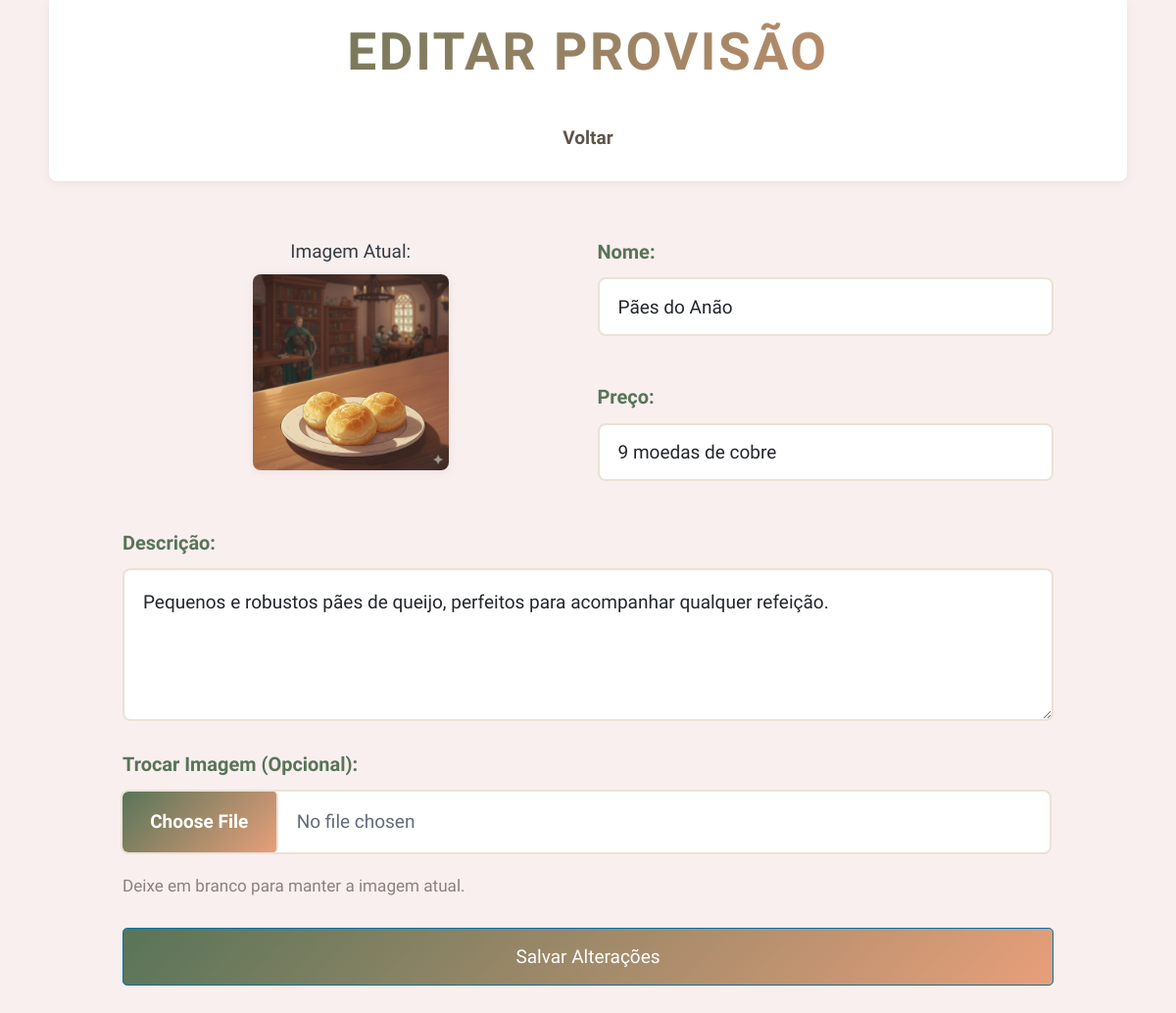
The page /editar.php?id=3 (signed in) on the database its author committed.
### tables this page shows
CREATE TABLE IF NOT EXISTS cardapio (
    id INT AUTO_INCREMENT PRIMARY KEY,
    imagem VARCHAR(255),
    item VARCHAR(100),
    descricao TEXT,
    preco VARCHAR(50)
);

### editar.php (the view, shortened to what this page needs)
<?php
include 'conexao.php';
$id = $_GET['id'];
$id = mysqli_real_escape_string($conn, $id);
$sql = "SELECT * FROM cardapio WHERE id = $id";
$result = mysqli_query($conn, $sql);
$row = mysqli_fetch_assoc($result);
?>
<!DOCTYPE html>
<html lang="pt-br">
<head>
    <link rel="stylesheet" href="pico.css">
    <link rel="stylesheet" href="estilos.css">
</head>
<body>
    <header>
        <h1>Editar Provisão</h1>
        <nav><a href="admin.php">Voltar</a></nav>
    </header>
    <main class="container">
        <form action="processa_editar.php" method="POST" enctype="multipart/form-data">
            <div class="grid">
                <div style="text-align: center; margin-bottom: 20px;">
                    <label>Imagem Atual:</label>
                    <img src="<?php echo $row['imagem']; ?>" alt="Foto atual" style="max-height: 200px; border-radius: 8px; box-shadow: var(--sombra-pequena);">
                </div>
                <div>
                    <div class="form-group">
                        <label for="item">Nome:</label>
                        <input type="text" name="item" value="<?php echo $row['item']; ?>" required>
                    </div>
                    <div class="form-group">
                        <label for="preco">Preço:</label>
                        <input type="text" name="preco" value="<?php echo $row['preco']; ?>" required>
                    </div>
                </div>
            </div>
            <div class="form-group">
                <label for="descricao">Descrição:</label>
                <textarea name="descricao" required rows="4"><?php echo $row['descricao']; ?></textarea>
            </div>
            <div class="form-group">
                <label for="imagem">Trocar Imagem (Opcional):</label>
                <input type="file" name="imagem" accept="image/*">
                <small>Deixe em branco para manter a imagem atual.</small>
            </div>
            <button type="submit">Salvar Alterações</button>
        </form>
    </main>
</body>
</html>

### estilos.css (style rules this page uses)
:root { --cor-fundo: #F9EFEF; --cor-texto: #5D544C; --cor-titulo: #587458; --cor-destaque: #E89F7A; --cor-borda-suave: #EAE2D6; --cor-fundo-container: #FFFFFF; --cor-sombra: rgba(88, 116, 88, 0.1); --cor-hover: #D88E69; --cor-sucesso: #6B9B7A; --cor-erro: #C85A54; --fonte-principal: 'Mali', cursive; --fonte-titulo: 'IM Fell English SC', serif; --espacamento-xs: 0.25rem; --espacamento-sm: 0.5rem; --espacamento-md: 1rem; --espacamento-lg: 1.5rem; --espacamento-xl: 2rem; --transicao-rapida: 0.2s ease; --transicao-media: 0.3s ease; --transicao-lenta: 0.5s ease; --border-radius: 8px; --sombra-pequena: 0 2px 8px var(--cor-sombra); --sombra-media: 0 4px 16px var(--cor-sombra); --sombra-grande: 0 8px 24px var(--cor-sombra); }
html { font-family: var(--fonte-principal); color: var(--cor-texto); scroll-behavior: smooth; }
body { font-family: var(--fonte-principal); color: var(--cor-texto); background-color: var(--cor-fundo); min-height: 100vh; transition: background-color var(--transicao-media); line-height: 1.6; }
h1, h2, h3, h4, h5, h6 { font-family: var(--fonte-titulo); color: var(--cor-titulo); font-weight: 600; line-height: 1.3; margin-bottom: var(--espacamento-md); text-shadow: 0 1px 2px rgba(0, 0, 0, 0.05); }
h1 { font-size: 2.5rem; }
header h1 { font-family: var(--fonte-titulo); font-size: 2.8rem; letter-spacing: 0.05em; text-transform: uppercase; background: linear-gradient(135deg, var(--cor-titulo) 0%, var(--cor-destaque) 100%); -webkit-background-clip: text; -webkit-text-fill-color: transparent; background-clip: text; animation: fadeInDown 0.6s ease; }
main, header, footer { width: 100%; max-width: 1100px; margin: 0 auto; padding: var(--espacamento-lg); box-sizing: border-box; animation: fadeIn 0.5s ease; }
header { text-align: center; padding: var(--espacamento-xl) var(--espacamento-lg); background: var(--cor-fundo-container); box-shadow: var(--sombra-pequena); margin-bottom: var(--espacamento-xl); border-radius: 0 0 var(--border-radius) var(--border-radius); }
nav { display: flex; justify-content: center; align-items: center; flex-wrap: wrap; gap: var(--espacamento-sm); margin-top: var(--espacamento-lg); }
nav a { padding: var(--espacamento-sm) var(--espacamento-md); text-decoration: none; color: var(--cor-texto); font-weight: 600; border-radius: var(--border-radius); transition: all var(--transicao-rapida); position: relative; overflow: hidden; }
nav a::before { content: ''; position: absolute; bottom: 0; left: 50%; width: 0; height: 2px; background: var(--cor-destaque); transition: all var(--transicao-rapida); transform: translateX(-50%); }
.form-group { margin-bottom: var(--espacamento-lg); animation: fadeInUp 0.5s ease; }
.form-group label { display: block; margin-bottom: var(--espacamento-sm); color: var(--cor-titulo); font-weight: 600; font-size: 1.05rem; }
.form-group input, .form-group textarea, .form-group select { width: 100%; padding: var(--espacamento-md); border: 2px solid var(--cor-borda-suave); border-radius: var(--border-radius); font-family: var(--fonte-principal); transition: all var(--transicao-rapida); background: var(--cor-fundo-container); font-size: 1rem; }
.form-group textarea { min-height: 150px; resize: vertical; }
.form-group small { display: block; margin-top: var(--espacamento-xs); color: var(--cor-texto); opacity: 0.7; font-size: 0.9rem; }
button, [role="button"], input[type="submit"] { background: linear-gradient(135deg, var(--cor-titulo) 0%, var(--cor-destaque) 100%); color: white; padding: var(--espacamento-md) var(--espacamento-xl); border: none; border-radius: var(--border-radius); font-family: var(--fonte-principal); font-weight: 600; font-size: 1rem; cursor: pointer; transition: all var(--transicao-rapida); box-shadow: var(--sombra-pequena); position: relative; overflow: hidden; }
button::before { content: ''; position: absolute; top: 50%; left: 50%; width: 0; height: 0; border-radius: 50%; background: rgba(255, 255, 255, 0.3); transform: translate(-50%, -50%); transition: width 0.6s, height 0.6s; }
* { transition: background-color var(--transicao-media), color var(--transicao-media), border-color var(--transicao-media); }
input[type="file"] { padding: 0 !important; height: 3.5rem; display: flex; align-items: center; background-color: var(--cor-fundo-container); border: 2px solid var(--cor-borda-suave); overflow: hidden; }

### rows shown on the page
cardapio: imagem (picture), item "Pães do Anão", preco "9 moedas de cobre", descricao "Pequenos e robustos pães de queijo, perfeitos para acompanhar qualquer refeição."
